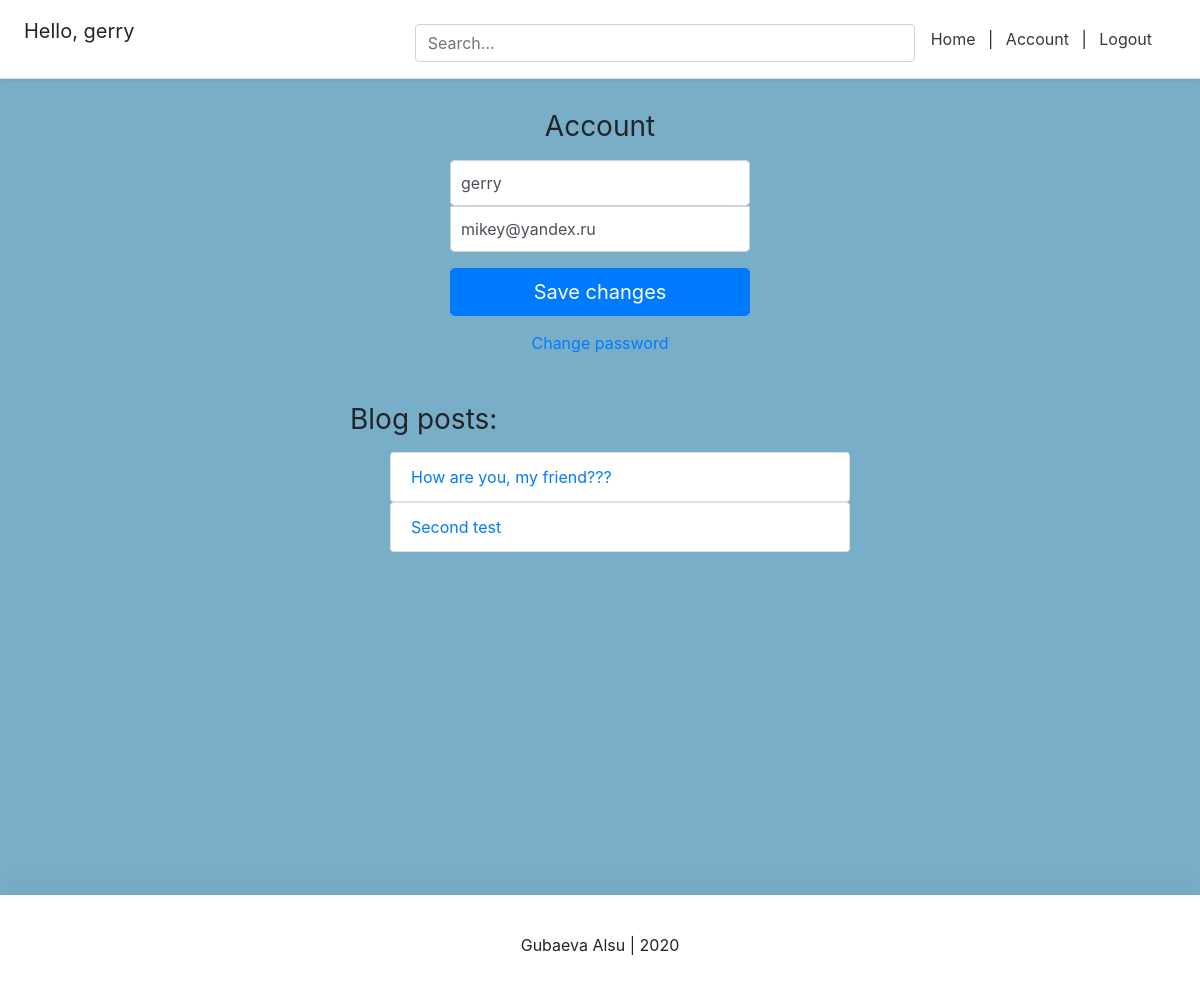
Screenshot of /account/ (signed in) with the database file from the repository.
### user/models.py (models this page shows, shortened)
class New_user(AbstractBaseUser):
    email = models.EmailField(verbose_name="email", max_length=60, unique=True)
    username = models.CharField(max_length=40, unique=True)
    date_joined = models.DateTimeField(verbose_name='date joined', auto_now_add=True)
    last_login = models.DateTimeField(verbose_name='last login', auto_now=True)
    is_admin = models.BooleanField(default=False)
    is_active = models.BooleanField(default=True)
    is_staff = models.BooleanField(default=False)
    is_superuser = models.BooleanField(default=False)
    photo = models.ImageField(upload_to='images/', blank=True)
    status = models.TextField(max_length=50, blank=True)
    USERNAME_FIELD = 'username'
    objects = MyAccountManager()

### blog/models.py (models this page shows)
class BlogPost(models.Model):
    title = models.CharField(max_length=50, null=False, blank=False)
    body = models.TextField(max_length=5000, null=False, blank=False)
    image = models.ImageField(upload_to=upload_location, null=False, blank=False)
    likes = models.ManyToManyField(settings.AUTH_USER_MODEL, related_name='likes', blank=True)
    date_published = models.DateTimeField(auto_now_add=True, verbose_name="date published")
    date_updated = models.DateTimeField(auto_now=True, verbose_name="date updated")
    author = models.ForeignKey(settings.AUTH_USER_MODEL, on_delete=models.CASCADE)
    slug = models.SlugField(blank=True, unique=True)
    def __str__(self):
        return self.title

### user/views.py (the view)
# urls.py: path('account/', account_view, name="account"),
def account_view(request):
    if not request.user.is_authenticated:
        return redirect("login")
    context = {}
    if request.POST:
        form = AccountUpdateForm(request.POST, instance=request.user)
        if form.is_valid():
            form.initial={
                "username":request.POST['username'],
                "email":request.POST['email'],
            }
            form.save()
            context['success_message'] = "Updated"
    else:
        form = AccountUpdateForm(
                initial={
                    "email": request.user.email,
                    "username": request.user.username,
                }
            )
    context['account_form'] = form
    blog_posts = BlogPost.objects.filter(author=request.user)
    context['blog_posts'] = blog_posts
    return render(request, 'user_page/user.html', context)

### user/forms.py (shortened to what this page needs)
class AccountUpdateForm(forms.ModelForm):
    class Meta:
        model = New_user
        fields = ("email", "username")

### templates/user_page/user.html (shortened to what this page needs)
{%  extends "user_page/main.html" %}
{% block all_posts %}
<form class="form-signin" method="post">{% csrf_token %}
  <h1 class="h3 mb-3 font-weight-normal">Account</h1>
  <input type="text" name="username" id="inputUsername" class="form-control" placeholder="Username" required autofocus value={{account_form.initial.username}}>
  <input type="email" name="email" id="inputEmail" class="form-control" placeholder="Email" required value="{{account_form.initial.email}}">
  <button class="btn btn-lg btn-primary btn-block" type="submit">Save changes</button>
</form>
<div class="d-flex flex-column">
    <a class="m-auto" href="{% url 'password_change' %}">Change password</a>
</div>
<div class="container mt-4 p-4">
    <div class="row">
        <div class="blog-posts">
            <h3 class="mb-3 font-weight-normal">Blog posts:</h3>
            {% if blog_posts %}
            <ul>
                {% for post in blog_posts %}
                    <a href="{% url 'blog:detail' post.slug %}" style="text-decoration: none;">
                      <li class="list-group-item">{{ post }}</li>
                     </a>
                {% endfor %}
            </ul>
            {% else %}
                <p>You have no blog posts. Create a post <a href="{% url 'blog:create' %}">here</a>.</p>
            {% endif %}
        </div>
    </div>
</div>
{% endblock all_posts %}

### templates/snippets/header.html (shortened to what this page needs)
<link rel="stylesheet" href="https://stackpath.bootstrapcdn.com/bootstrap/4.4.1/css/bootstrap.min.css"
>
<div class="d-flex flex-column flex-md-row align-items-center p-3 px-md-4 mb-3 bg-white border-bottom shadow-sm">
  <h5 class="my-0 mr-md-auto font-weight-normal">
      {% if request.user.is_authenticated %}
          <p>Hello, {{ request.user.username }} </p>
      {% endif %}
  </h5>
<div class="search-bar mt-sm-2 mr-2">
    <form method="get">
        <input type="text" class="form-control" name="q" id="id_q" placeholder="Search...">
    </form>
</div>
  <nav class="my-2 my-md-0 mr-md-3">
      {% if request.user.is_authenticated  %}
          <a class="p-2 text-dark" href="{% url 'home' %}">Home</a> |
          <a class="p-2 text-dark" href="{% url 'profile' pk=user.id %}">Account</a> |
          <a class="p-2 text-dark" href="{% url 'logout' %}">Logout</a>
      {% else %}
          <a class="p-2 text-dark" href="{% url 'home' %}">Home</a> |
          <a class="p-2 text-dark" href="{% url 'login' %}">Login</a> |
          <a class="btn btn-outline-primary" href="{% url 'register' %}">Register</a>
      {% endif %}
  </nav>
</div>

### templates/snippets/header.html (style rules this page uses)
@media (min-width: 768px) { html { font-size: 16px; } }
.search-bar { max-width: 500px; width: 100%; }

### templates/user_page/user.html (style rules this page uses)
.form-signin { width: 100%; max-width: 330px; padding: 15px; margin: auto; }
.form-signin .form-control { position: relative; box-sizing: border-box; height: auto; padding: 10px; font-size: 16px; }
.form-signin input[type="email"] { margin-bottom: 10px; border-top-left-radius: 0; border-top-right-radius: 0; }
.h3 { text-align: center; }
.blog-posts { max-width: 500px; width: 100%; margin: auto; }

### templates/snippets/base_css.html (style rules this page uses)
body { background-color: #79aec8; }

### rows the page displays
New_user: user.username "gerry", username "gerry", email "mikey@yandex.ru"
BlogPost: title "How are you, my friend???"
BlogPost: title "Second test"
